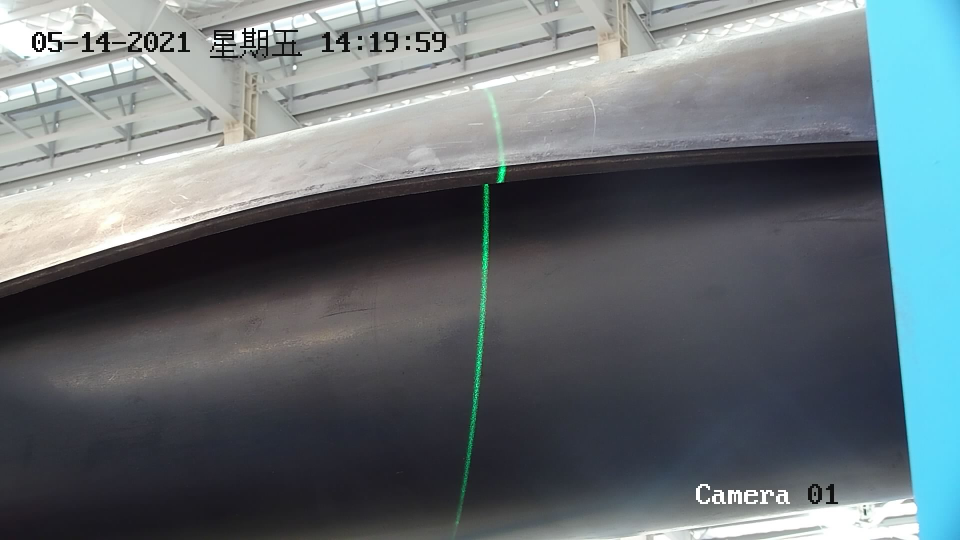
#> input picture images/src/HIT_20210514141956.jpeg, 1920 x 1080 px, found by its file name (shown at 1/2 size)
$ python main.py
#> lines starting #> are read from the running program, lines starting #| are printed output that depends on the picture


import cv2
import os, sys


if __name__ == '__main__':

    print('hello world')
    # 基本路径
    RUN_PATH = os.path.dirname(__file__)
    # 图片路径
    filepath = RUN_PATH + '/images/src/HIT_20210514141956.jpeg'
    src = cv2.imread(filepath)
#> src is the input picture: shape (1080, 1920, 3); mean B, G, R 115.9, 111.5, 102.2

    # img = rsimg[1:h + 1, 1:w + 1]
    # rimg = src[500:1200,120:1000]

    # 剪切区域
    rimg = src[200:1200, 500:1400]
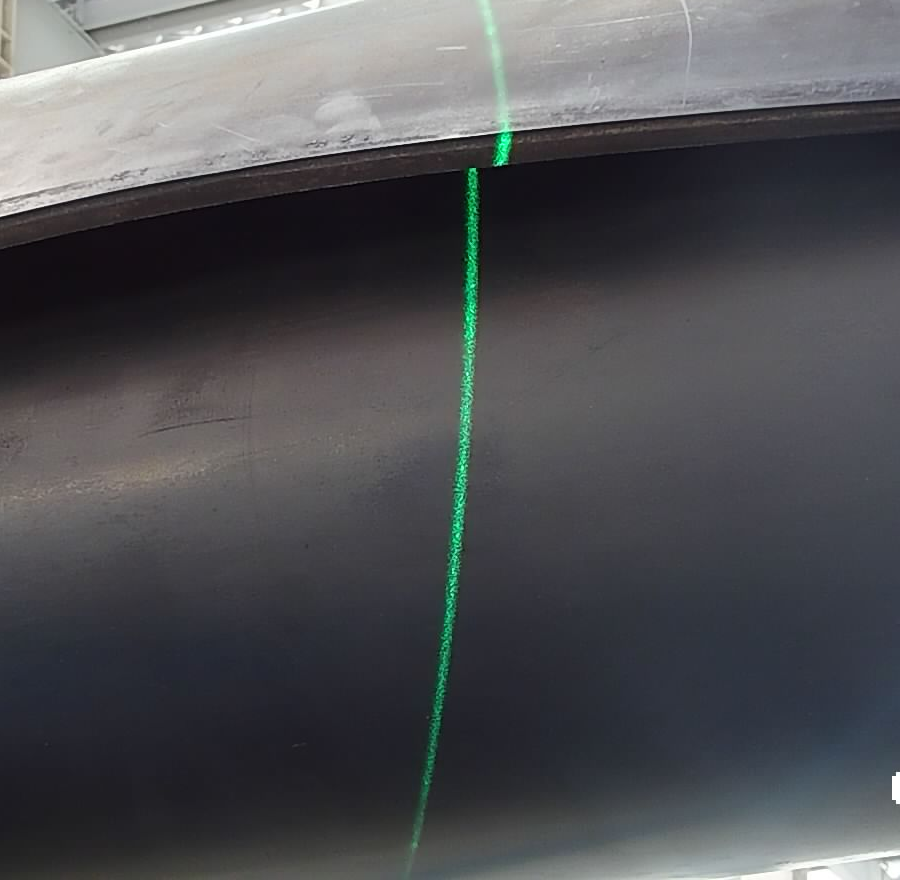
#> rimg: shape (880, 900, 3); mean B, G, R 84, 80.8, 79.9
    cv2.imshow('src', src)
    cv2.imshow('rimg', rimg)
    # cv2.imwrite(RUN_PATH+'/images/dst/'+'rimg.png', rimg)
    # canny = cv2.Canny(src,0,255)
    hsv = cv2.cvtColor(rimg,cv2.COLOR_RGB2HSV)
#> hsv: shape (880, 900, 3); mean H, S, V 79.3, 31.5, 86.2
    # cv2.imwrite(RUN_PATH + '/images/dst/' + 'hsv.png', hsv)
    h, s, v = cv2.split(hsv)  # 通道分离为h,s,v三个
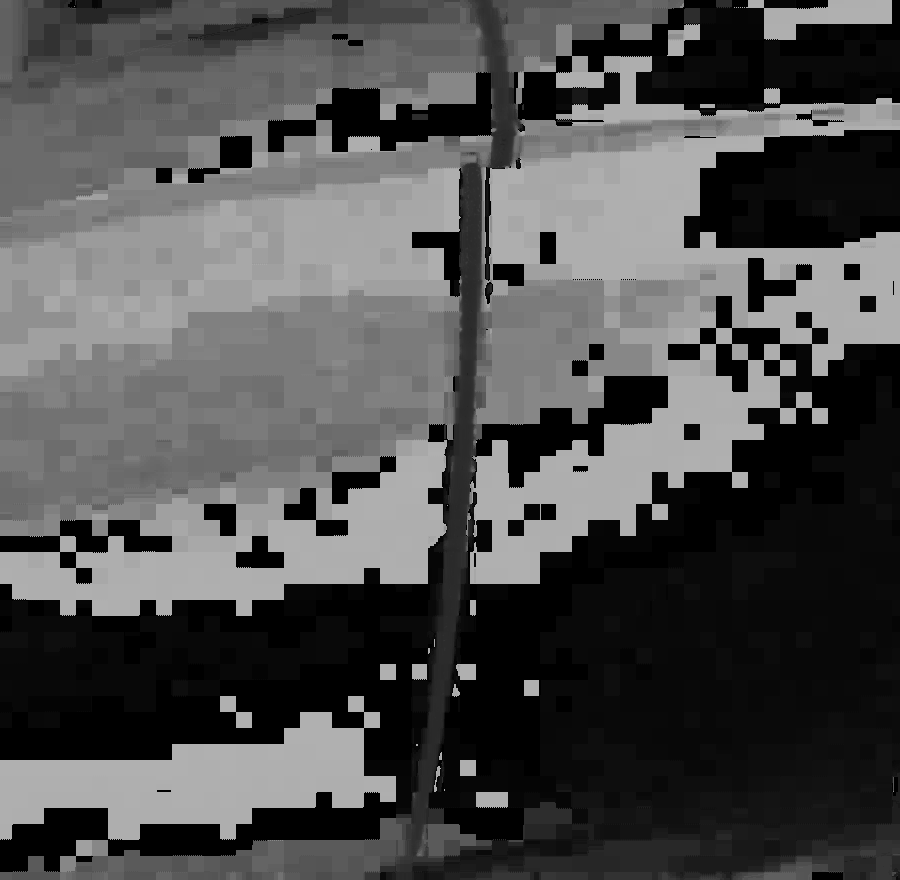
#> h: shape (880, 900); min 0, max 176, mean 79.3
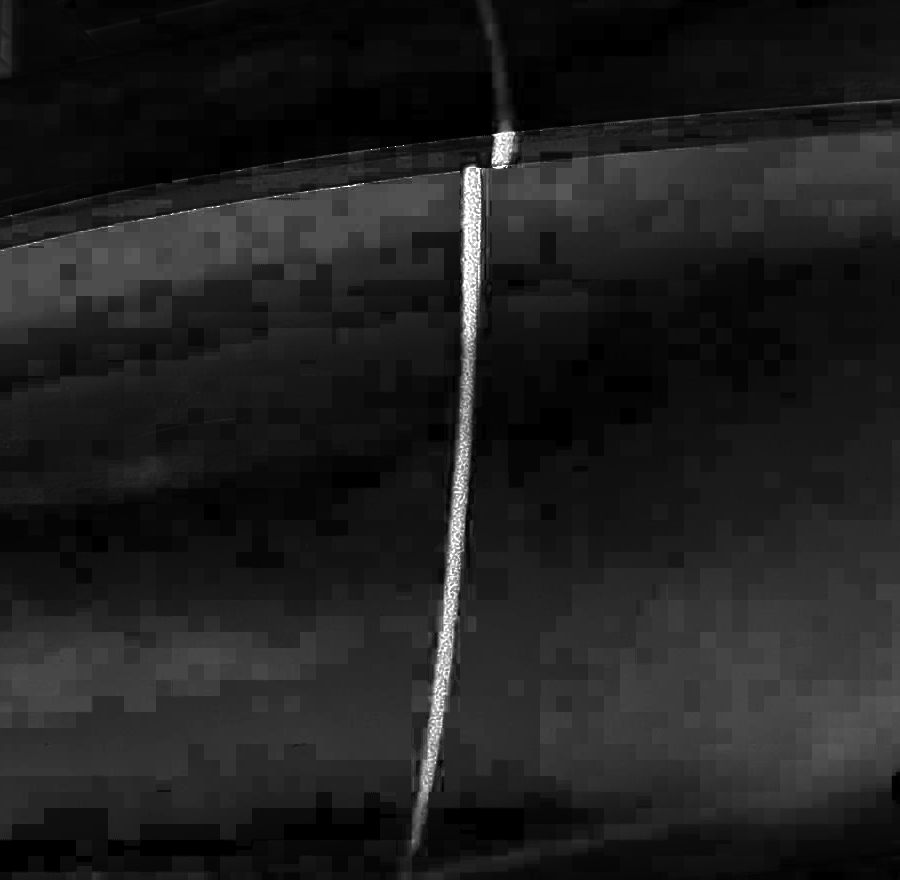
#> s: shape (880, 900); min 0, max 255, mean 31.5
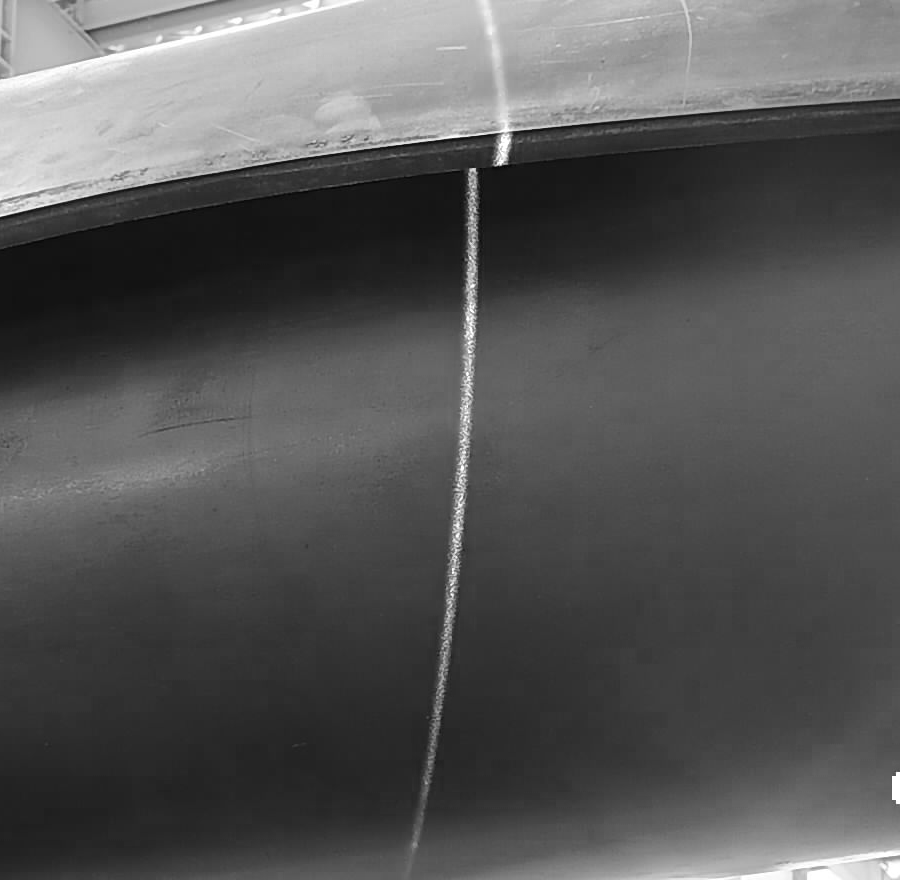
#> v: shape (880, 900); min 2, max 255, mean 86.2
    # [18 lines of commented-out code are left out]
    cv2.waitKey()
